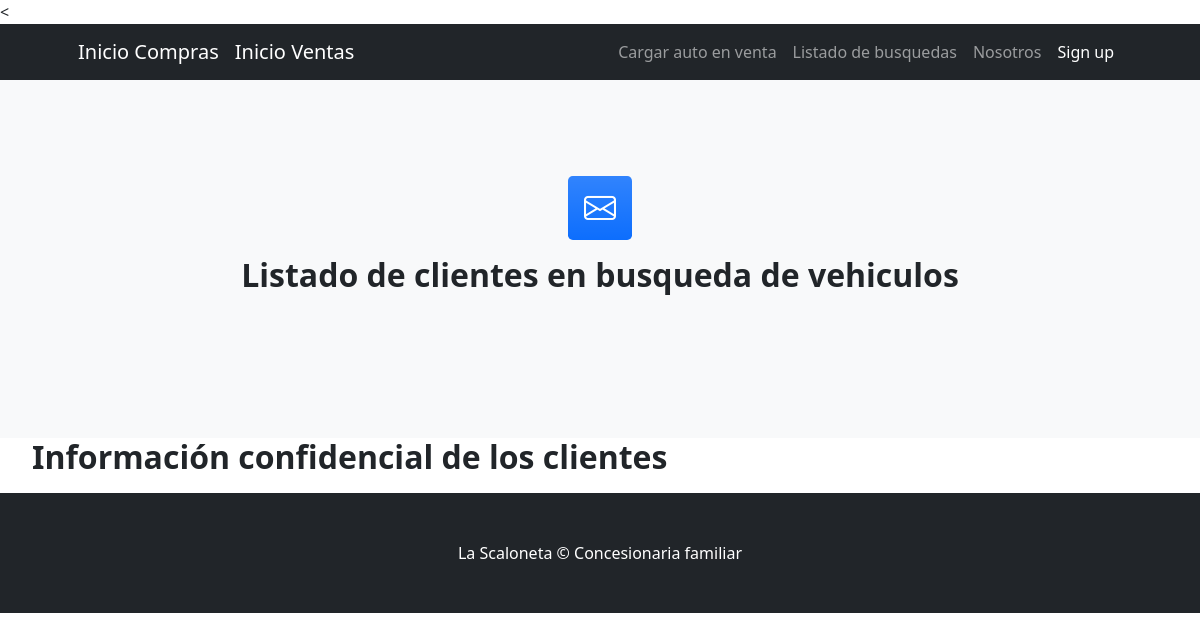
The page /venta/Auto_Buscado/ on the database as committed earlier.
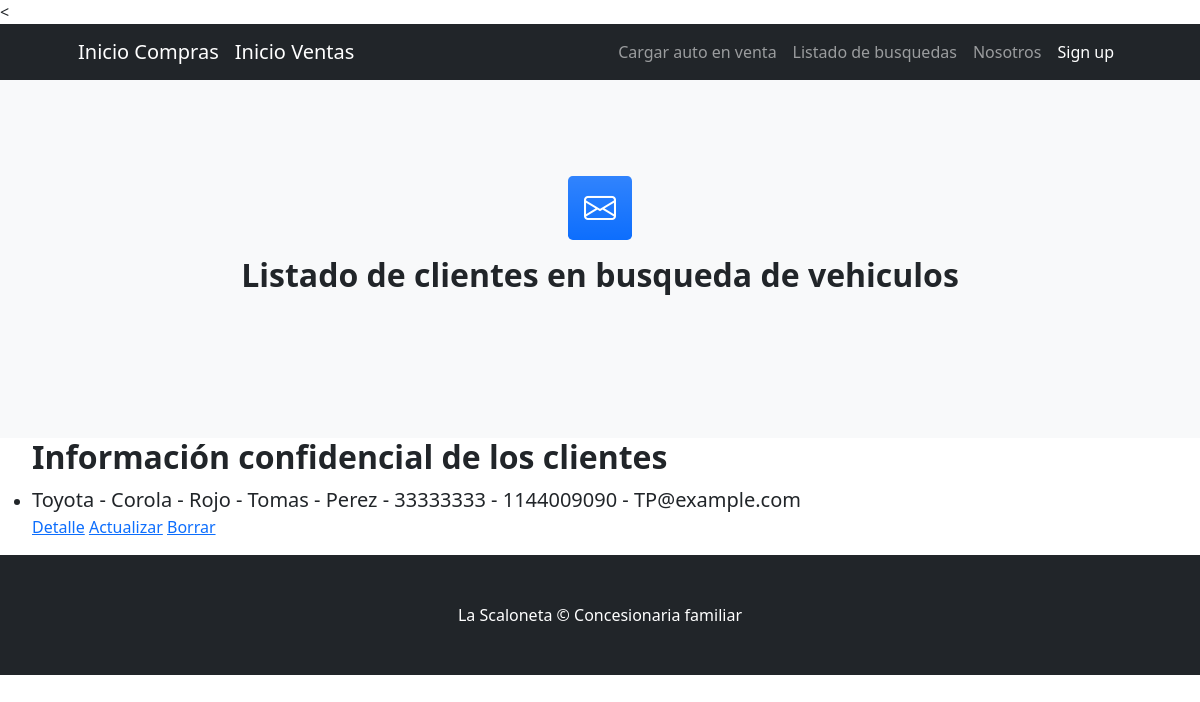
The same page on the database as committed later.
### compra/models.py (models this page shows, shortened)
class Auto_Buscado(models.Model):
    nombre_comprador = models.CharField(max_length=20)
    apellido = models.CharField(max_length=20)
    dni = models.CharField(max_length=20)
    celular = models.IntegerField()
    email = models.EmailField(max_length=50)
    marca = models.CharField(max_length=20)
    modelo = models.CharField(max_length=50)
    color = models.CharField(max_length=20)

### venta/views.py (the view)
# urls.py: path("Auto_Buscado/", Auto_BuscadoList.as_view(), name= "venta-Auto_Buscado"),
class Auto_BuscadoList(ListView):
    model = Auto_Buscado
    template_name = "venta/list_Auto_Buscado.html"

### venta/templates/venta/list_Auto_Buscado.html (shortened to what this page needs)
{% extends 'venta/padre.html' %}
{% block contenido %}
<section class="bg-light py-5">
    <div class="container px-5 my-5 px-5">
        <div class="text-center mb-5">
            <div class="feature bg-primary bg-gradient text-white rounded-3 mb-3"><i class="bi bi-envelope"></i></div>
            <h2 class="fw-bolder">Listado de clientes en busqueda de vehiculos</h2>
        </div>
</section>
<ul>
    <h2 class="fw-bolder"> Información confidencial de los clientes</h2>
    {% for Auto_Buscado in object_list %}
        <li>
            <p class="lead mb-0"> {{Auto_Buscado.marca}} - {{Auto_Buscado.modelo}} - {{Auto_Buscado.color}} - {{Auto_Buscado.nombre_comprador}} - {{Auto_Buscado.apellido}} - {{Auto_Buscado.dni}} - {{Auto_Buscado.celular}} - {{Auto_Buscado.email}}  </h2>
            <p class="form-floating mb-3"> <a href="{% url 'compra-Auto_Buscado-detail' Auto_Buscado.id %}">Detalle</a>
            <a href="{% url 'compra-Auto_Buscado-update' Auto_Buscado.id %}">Actualizar</a>
            <a href="{% url 'compra-Auto_Buscado-delete' Auto_Buscado.id %}">Borrar</a> </p>
        </li>
    {% endfor %}
</ul>
{% endblock %}

Rows that differ between the two databases and show on the page:
added Auto_Buscado: marca "Toyota", modelo "Corola", color "Rojo", nombre_comprador "Tomas", apellido "Perez", dni "33333333", celular "1144009090", email "TP@example.com"
